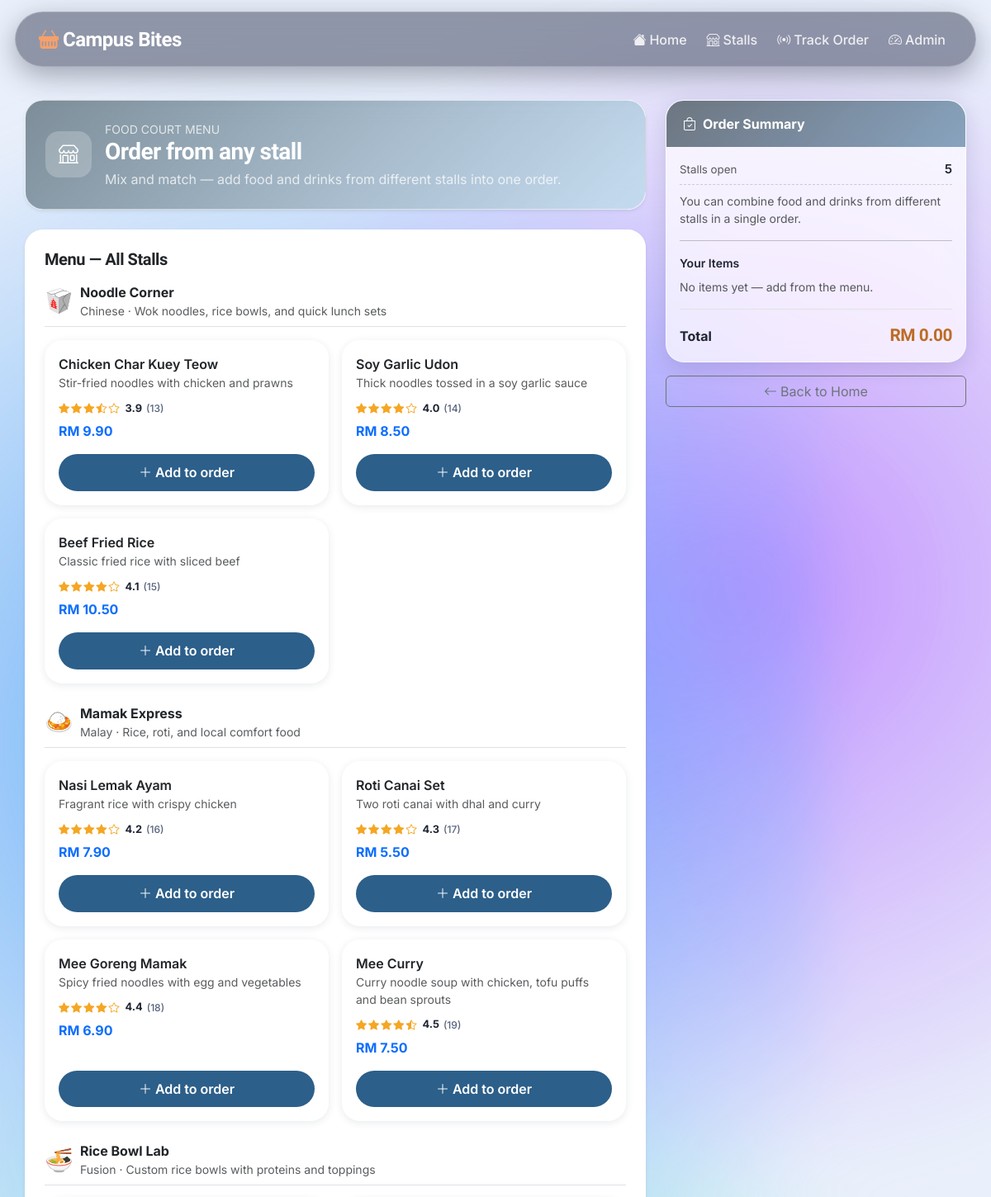
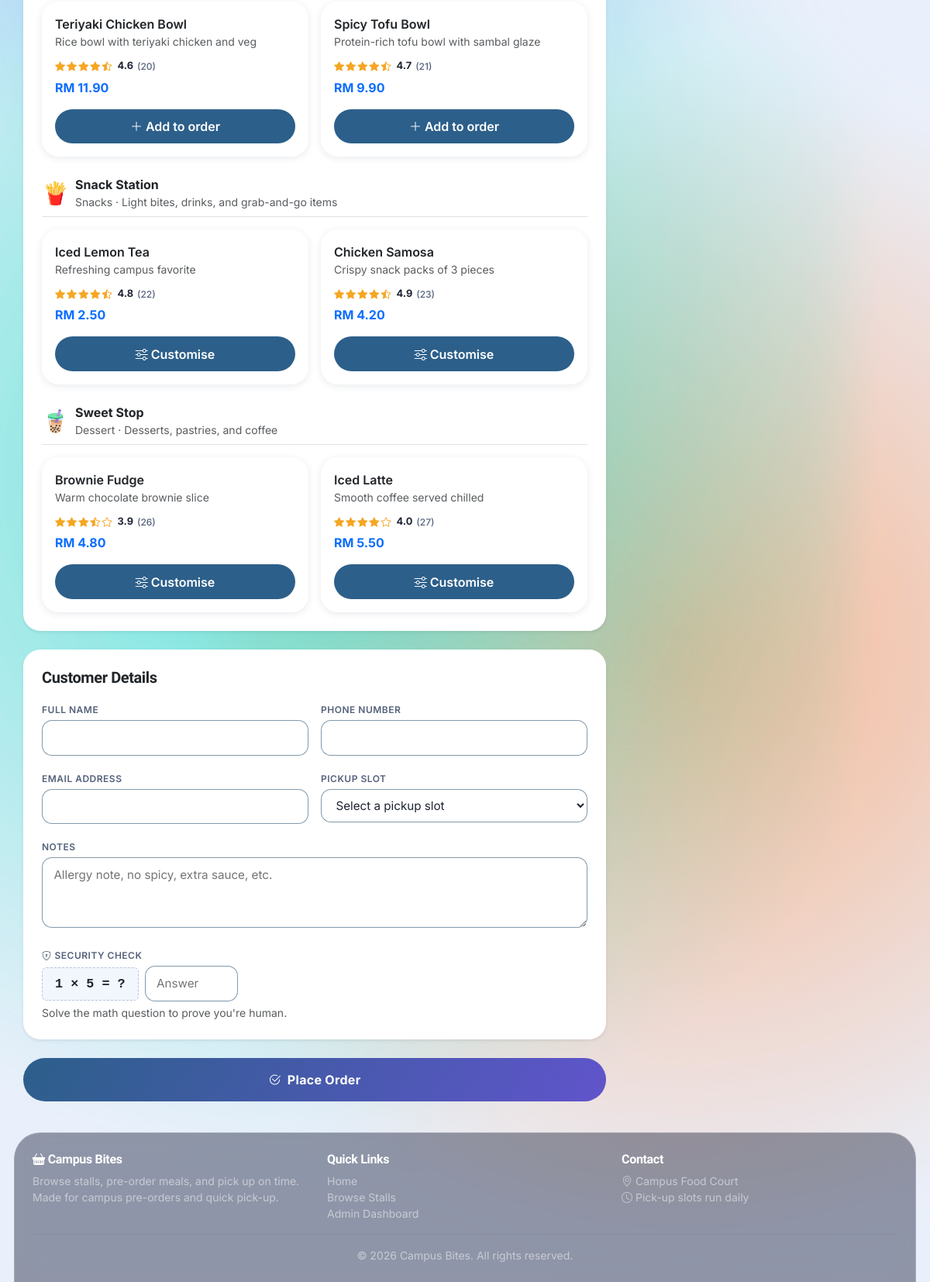
The app's page /app/order.php with its own data (2 pictures, top to bottom).
### tables this page shows
CREATE TABLE menu_items (
    menu_item_id INT AUTO_INCREMENT PRIMARY KEY,
    stall_id INT NOT NULL,
    item_name VARCHAR(120) NOT NULL,
    item_desc VARCHAR(255) NOT NULL,
    price DECIMAL(10,2) NOT NULL,
    sort_order INT NOT NULL DEFAULT 0,
    is_popular TINYINT(1) NOT NULL DEFAULT 0,
    is_available TINYINT(1) NOT NULL DEFAULT 1,
    image_path VARCHAR(255) NULL,
    rating DECIMAL(2,1) NULL,
    rating_count INT NULL,
    FOREIGN KEY (stall_id) REFERENCES stalls(stall_id)
);

### app/order.php (the view, shortened to what this page needs)
<?php
require '_base.php';
require '_functions.php';
$stalls = array_values(array_filter(getStallsWithMenu($pdo), fn ($s) => (bool)$s['is_open'] && !empty($s['items'])));
$captchaQuestion = captchaGenerate();
?>
<?php include '_head.php'; ?>
<div class="container page-section">
    <div class="row g-4">
        <div class="col-lg-8">
            <div class="card border-0 shadow-sm mb-4 overflow-hidden" style="border-radius:var(--radius)">
                <div class="order-hero p-4 text-white">
                    <div class="d-flex align-items-center gap-3 flex-wrap">
                        <div class="stall-badge"><i class="bi bi-shop"></i></div>
                        <div>
                            <div class="text-uppercase small opacity-75">Food Court Menu</div>
                            <h3 class="mb-1 fw-bold">Order from any stall</h3>
                            <p class="mb-0 opacity-75">Mix and match — add food and drinks from different stalls into one order.</p>
                        </div>
                    </div>
                </div>
            </div>
            <form method="POST" action="" id="orderForm">
                <div class="card border-0 shadow-sm mb-4" style="border-radius:var(--radius)">
                    <div class="card-body p-4">
                        <h5 class="fw-bold mb-3">Menu — All Stalls</h5>
                        <?php foreach ($stalls as $sIdx => $stall): $stallIsDrink = isDrinkStall($stall); ?>
                        <div id="stall-<?= (int)$stall['stall_id'] ?>" style="scroll-margin-top:90px" class="<?= $sIdx > 0 ? 'mt-4' : '' ?>">
                            <div class="d-flex align-items-center gap-2 border-bottom pb-2 mb-3">
                                <span class="fs-3"><?= cuisineEmoji($stall['cuisine']) ?></span>
                                <div>
                                    <div class="fw-bold"><?= h($stall['stall_name']) ?></div>
                                    <div class="small text-muted"><?= h($stall['cuisine']) ?> · <?= h($stall['description']) ?></div>
                                </div>
                            </div>
                            <div class="row g-3">
                                <?php foreach ($stall['items'] as $item): ?>
                                <div class="col-md-6">
                                    <div class="menu-item-card h-100 d-flex flex-column"
                                         data-item-id="<?= (int)$item['menu_item_id'] ?>"
                                         data-item-name="<?= h($item['item_name']) ?>"
                                         data-stall="<?= h($stall['stall_name']) ?>"
                                         data-price="<?= h((string)$item['price']) ?>"
                                         data-drink="<?= $stallIsDrink ? '1' : '0' ?>">
                                        <div class="flex-grow-1">
                                            <div class="fw-semibold"><?= h($item['item_name']) ?></div>
                                            <div class="small text-muted mb-2"><?= h($item['item_desc']) ?></div>
                                            <?php $rating = itemRating($item); ?>
                                            <div class="rating-stars mb-2" title="<?= $rating ?> out of 5">
                                                <?= renderStars($rating) ?>
                                                <span class="rating-score"><?= number_format($rating, 1) ?></span>
                                                <span class="rating-count">(<?= itemRatingCount($item) ?>)</span>
                                            </div>
                                            <div class="fw-bold text-primary"><?= fmtMoney((float)$item['price']) ?></div>
                                        </div>
                                        <button type="button" class="btn-an-primary add-item-btn mt-3 w-100">
                                            <i class="bi bi-<?= $stallIsDrink ? 'sliders' : 'plus-lg' ?> me-1"></i><?= $stallIsDrink ? 'Customise' : 'Add to order' ?>
                                        </button>
                                    </div>
                                </div>
                                <?php endforeach; ?>
                            </div>
                        </div>
                        <?php endforeach; ?>
                    </div>
                </div>
                <div class="card border-0 shadow-sm" style="border-radius:var(--radius)">
                    <div class="card-body p-4">
                        <h5 class="fw-bold mb-3">Customer Details</h5>
                        <div class="row g-3">
                            <div class="col-md-6">
                                <label class="an-label">Full Name</label>
                                <input type="text" name="customer_name" class="an-input" value="<?= h($_POST['customer_name'] ?? '') ?>" required>
                            </div>
                            <div class="col-md-6">
                                <label class="an-label">Phone Number</label>
                                <input type="text" name="customer_phone" class="an-input" value="<?= h($_POST['customer_phone'] ?? '') ?>" required>
                            </div>
                            <div class="col-md-6">
                                <label class="an-label">Email Address</label>
                                <input type="email" name="customer_email" class="an-input" value="<?= h($_POST['customer_email'] ?? '') ?>" required>
                            </div>
                            <div class="col-md-6">
                                <label class="an-label">Pickup Slot</label>
                                <select name="slot_id" class="an-input" required>
                                    <option value="">Select a pickup slot</option>
                                </select>
                            </div>
                            <div class="col-12">
                                <label class="an-label">Notes</label>
                                <textarea name="notes" class="an-input" rows="3" placeholder="Allergy note, no spicy, extra sauce, etc."><?= h($_POST['notes'] ?? '') ?></textarea>
                            </div>
                            <div class="col-md-6">
                                <label class="an-label"><i class="bi bi-shield-lock me-1"></i>Security Check</label>
                                <div class="d-flex align-items-center gap-2">
                                    <span class="fw-bold px-3 py-2 rounded" style="background:#f2f6fd;border:1px dashed #b8c4dd;font-family:monospace;font-size:1.05rem;white-space:nowrap;user-select:none">
                                        <?= h($captchaQuestion) ?>
                                    </span>
                                    <input type="text" name="captcha" class="an-input" placeholder="Answer" inputmode="numeric" autocomplete="off" required style="max-width:120px">
                                </div>
                                <div class="small text-muted mt-1">Solve the math question to prove you're human.</div>
                            </div>
                        </div>
                    </div>
                </div>
                <div class="d-grid mt-4">
                    <button type="submit" class="btn-an-search py-3">
                        <i class="bi bi-check2-circle me-2"></i>Place Order
                    </button>
                </div>
            </form>
        </div>
        <div class="col-lg-4">
            <div class="summary-card sticky-top" style="top:92px">
                <div class="card-header"><i class="bi bi-bag-check me-2"></i>Order Summary</div>
                <div class="p-3">
                    <div class="price-row">
                        <span class="small text-muted">Stalls open</span>
                        <span class="fw-semibold"><?= count($stalls) ?></span>
                    </div>
                    <div class="small text-muted">You can combine food and drinks from different stalls in a single order.</div>
                    <hr>
                    <div class="small fw-semibold mb-2">Your Items</div>
                    <p id="cartEmpty" class="text-muted small mb-0">No items yet — add from the menu.</p>
                    <div class="border-top mt-3 pt-3 d-flex justify-content-between align-items-center">
                        <span class="fw-bold">Total</span>
                        <span class="price-total" id="cartTotal">RM 0.00</span>
                    </div>
                </div>
            </div>
            <a href="index.php" class="btn btn-outline-secondary w-100 mt-3">
                <i class="bi bi-arrow-left me-1"></i>Back to Home
            </a>
        </div>
    </div>
</div>
<?php include '_foot.php'; ?>

### app/_functions.php (shortened to what this page needs)
<?php
function fmtMoney(float $amount): string {
    return 'RM ' . number_format($amount, 2);
}
function h(string $str): string {
    return htmlspecialchars($str, ENT_QUOTES, 'UTF-8');
}
function itemRating(array $item): float {
    $seed = (int)($item['menu_item_id'] ?? crc32((string)($item['item_name'] ?? 'x')));
    return round(3.8 + (abs($seed) % 13) / 10, 1);
}
function itemRatingCount(array $item): int {
    $seed = (int)($item['menu_item_id'] ?? crc32((string)($item['item_name'] ?? 'x')));
    return 12 + (abs($seed) % 240);
}
function renderStars(float $rating): string {
    $full = (int)floor($rating);
    $half = ($rating - $full) >= 0.5;
    $html = '';
    for ($i = 1; $i <= 5; $i++) {
        if ($i <= $full) {
            $html .= '<i class="bi bi-star-fill"></i>';
        } elseif ($half && $i === $full + 1) {
            $html .= '<i class="bi bi-star-half"></i>';
        } else {
            $html .= '<i class="bi bi-star"></i>';
        }
    }
    return $html;
}
function cuisineEmoji(string $cuisine): string {
    $map = [
        'Malay'    => '🍛', 'Chinese' => '🥡', 'Indian'   => '🫓',
        'Western'  => '🍔', 'Japanese'=> '🍣', 'Korean'   => '🍜',
        'Thai'     => '🍲', 'Dessert' => '🧋', 'Snacks'   => '🍟',
        'Beverages'=> '🥤', 'Drinks'  => '🥤', 'Rice'     => '🍚',
        'Noodles'  => '🍜', 'Seafood' => '🦐', 'Vegetarian' => '🥗',
    ];
    return $map[$cuisine] ?? '🍜';
}
function isDrinkStall(array $stall): bool {
    return in_array($stall['cuisine'] ?? '', ['Dessert', 'Snacks'], true);
}
function captchaGenerate(): string {
    $a  = random_int(1, 9);
    $b  = random_int(1, 9);
    $op = random_int(0, 1) === 0 ? '+' : '×';
    $question = "$a $op $b = ?";
    return $question;
}
function getStalls(PDO $pdo): array {
    $stalls = $pdo->query("SELECT * FROM stalls WHERE is_active = 1 ORDER BY sort_order, stall_name")->fetchAll();
    $items  = $pdo->query("SELECT stall_id, item_name FROM menu_items WHERE is_available = 1")->fetchAll();
    $byStall = [];
    foreach ($items as $it) {
        $byStall[$it['stall_id']][] = $it['item_name'];
    }
    foreach ($stalls as &$s) {
        $s['menu_names'] = $byStall[$s['stall_id']] ?? [];
    }
    return $stalls;
}
function getStallsWithMenu(PDO $pdo): array {
    $stalls = getStalls($pdo);
    $items = $pdo->query("
        SELECT m.*, s.stall_name, s.cuisine, s.description AS stall_description, s.starting_price
        FROM menu_items m
        JOIN stalls s ON s.stall_id = m.stall_id
        WHERE m.is_available = 1 AND s.is_active = 1
        ORDER BY s.sort_order, m.sort_order, m.item_name
    ")->fetchAll();
    $grouped = [];
    foreach ($stalls as $stall) {
        $stall['items'] = [];
        $grouped[$stall['stall_id']] = $stall;
    }
    foreach ($items as $item) {
        if (isset($grouped[$item['stall_id']])) {
            $grouped[$item['stall_id']]['items'][] = $item;
        }
    }
    return array_values($grouped);
}

### records on screen
menu_items: item_name "Chicken Char Kuey Teow", item_desc "Stir-fried noodles with chicken and prawns", menu_item_id "3.9", menu_item_id "13", price "RM 9.90", shows "Add to order"
menu_items: item_name "Soy Garlic Udon", item_desc "Thick noodles tossed in a soy garlic sauce", menu_item_id "4.0", menu_item_id "14", price "RM 8.50", shows "Add to order"
menu_items: item_name "Beef Fried Rice", item_desc "Classic fried rice with sliced beef", menu_item_id "4.1", menu_item_id "15", price "RM 10.50", shows "Add to order"
menu_items: item_name "Nasi Lemak Ayam", item_desc "Fragrant rice with crispy chicken", menu_item_id "4.2", menu_item_id "16", price "RM 7.90", shows "Add to order"
menu_items: item_name "Roti Canai Set", item_desc "Two roti canai with dhal and curry", menu_item_id "4.3", menu_item_id "17", price "RM 5.50", shows "Add to order"
menu_items: item_name "Mee Goreng Mamak", item_desc "Spicy fried noodles with egg and vegetables", menu_item_id "4.4", menu_item_id "18", price "RM 6.90", shows "Add to order"
menu_items: item_name "Mee Curry", item_desc "Curry noodle soup with chicken, tofu puffs and bean sprouts", menu_item_id "4.5", menu_item_id "19", price "RM 7.50", shows "Add to order"
menu_items: item_name "Teriyaki Chicken Bowl", item_desc "Rice bowl with teriyaki chicken and veg", menu_item_id "4.6", menu_item_id "20", price "RM 11.90", shows "Add to order"
menu_items: item_name "Spicy Tofu Bowl", item_desc "Protein-rich tofu bowl with sambal glaze", menu_item_id "4.7", menu_item_id "21", price "RM 9.90", shows "Add to order"
menu_items: item_name "Iced Lemon Tea", item_desc "Refreshing campus favorite", menu_item_id "4.8", menu_item_id "22", price "RM 2.50", shows "Customise"
menu_items: item_name "Chicken Samosa", item_desc "Crispy snack packs of 3 pieces", menu_item_id "4.9", menu_item_id "23", price "RM 4.20", shows "Customise"
menu_items: item_name "Brownie Fudge", item_desc "Warm chocolate brownie slice", menu_item_id "3.9", menu_item_id "26", price "RM 4.80", shows "Customise"
menu_items: item_name "Iced Latte", item_desc "Smooth coffee served chilled", menu_item_id "4.0", menu_item_id "27", price "RM 5.50", shows "Customise"

### other values on screen
SITE_NAME "Campus Bites"
cuisineEmoji($stall['cuisine']) "🥡"
$stall['stall_name'] "Noodle Corner"
$stall['cuisine'] "Chinese"
$stall['description'] "Wok noodles, rice bowls, and quick lunch sets"
cuisineEmoji($stall['cuisine']) "🍛"
$stall['stall_name'] "Mamak Express"
$stall['cuisine'] "Malay"
$stall['description'] "Rice, roti, and local comfort food"
cuisineEmoji($stall['cuisine']) "🍜"
$stall['stall_name'] "Rice Bowl Lab"
$stall['cuisine'] "Fusion"
$stall['description'] "Custom rice bowls with proteins and toppings"
cuisineEmoji($stall['cuisine']) "🍟"
$stall['stall_name'] "Snack Station"
